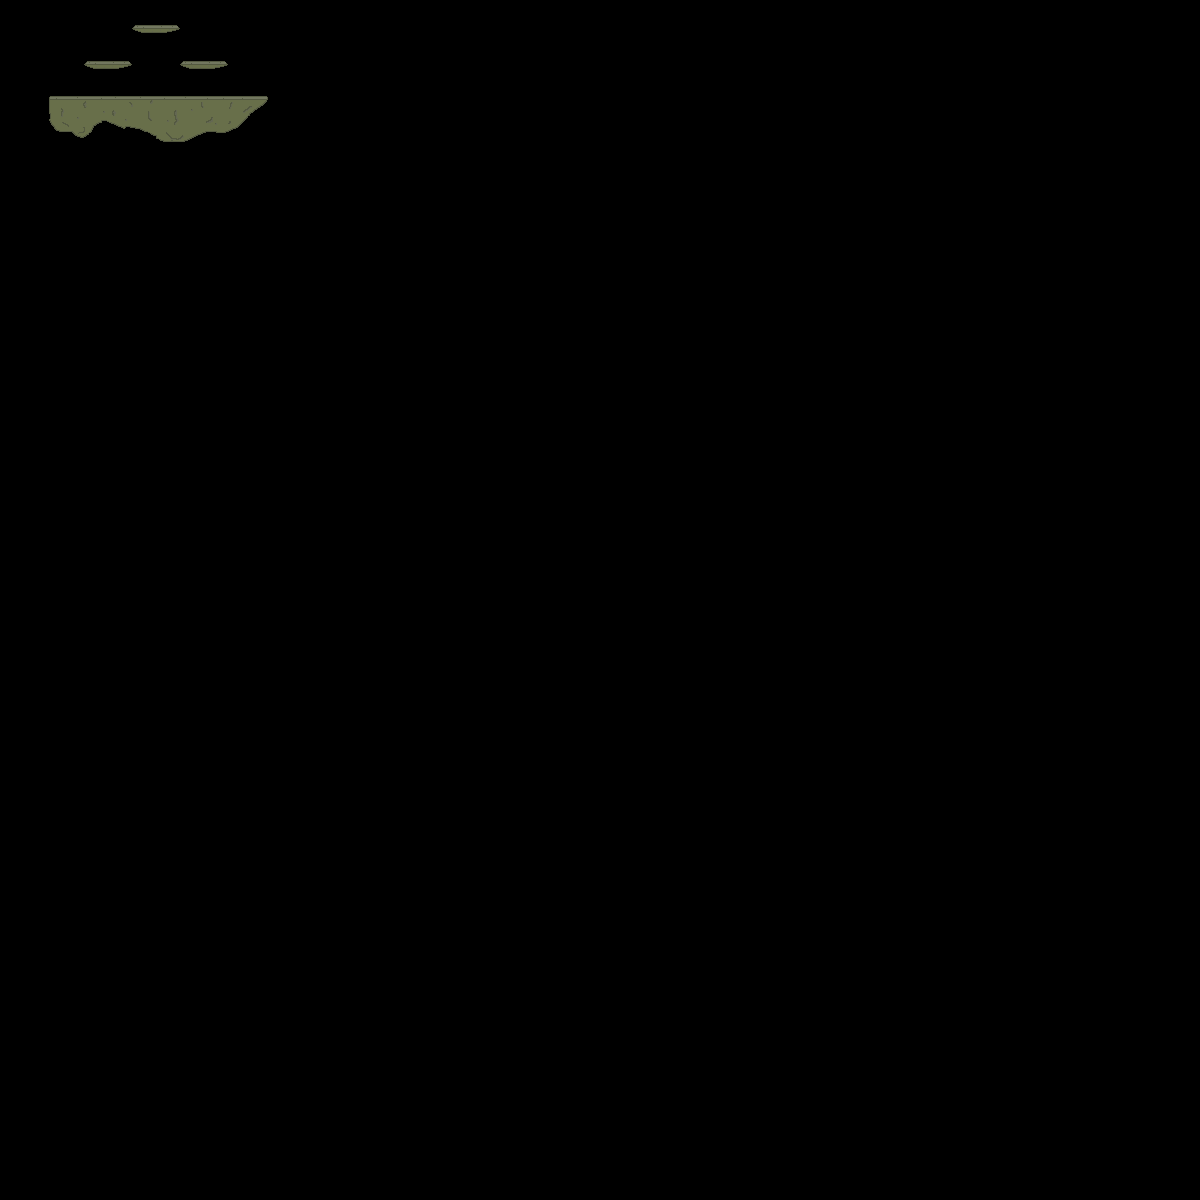

This game map was drawn from its Tiled (.tmx) file and the tilesets committed beside it. A one-line description and the trimmed map source follow:
An orthogonal 100x100 tile map with 12x12 px tiles, 1 tile layer (Tile Layer 1).

<map version="1.8" tiledversion="1.8.0" orientation="orthogonal" renderorder="right-down" width="100" height="100" tilewidth="12" tileheight="12" infinite="0" nextlayerid="2" nextobjectid="1">
 <tileset firstgid="1" source="arena_tiles.tsx" />
 <layer id="1" name="Tile Layer 1" width="100" height="100">
  <data>[10000 cells, 88 non-empty, 80 distinct tile ids]</data>
 </layer>
</map>
